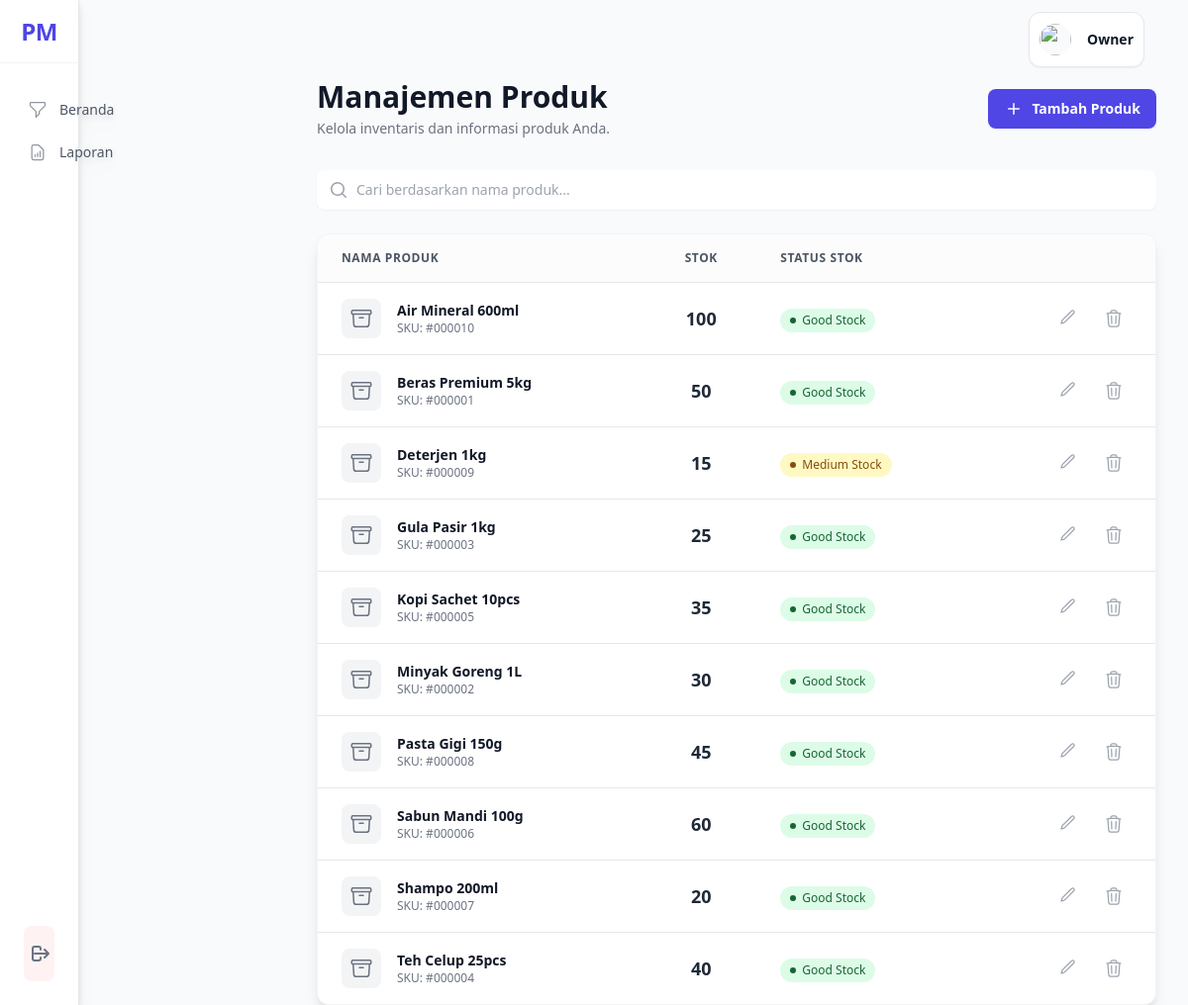
Page /pages/products.php (signed in) on the committed database.
### tables this page shows
CREATE TABLE IF NOT EXISTS pengguna (
    id_pengguna INT PRIMARY KEY AUTO_INCREMENT,
    nama VARCHAR(30) NOT NULL,
    jabatan VARCHAR(30) NOT NULL CHECK (jabatan IN ('Admin', 'Owner')),
    email VARCHAR(30) UNIQUE NOT NULL,
    password VARCHAR(255) NOT NULL,
    created_at TIMESTAMP DEFAULT CURRENT_TIMESTAMP,
    updated_at TIMESTAMP DEFAULT CURRENT_TIMESTAMP
);

CREATE TABLE IF NOT EXISTS barang (
    kode_barang INT PRIMARY KEY AUTO_INCREMENT,
    nama_barang VARCHAR(30) NOT NULL,
    stok INT NOT NULL DEFAULT 0 CHECK (stok >= 0),
    created_at TIMESTAMP DEFAULT CURRENT_TIMESTAMP,
    updated_at TIMESTAMP DEFAULT CURRENT_TIMESTAMP
);

### includes/functions.php (called while the page is built, shortened)
<?php
class Database
{
    private $host = DB_HOST;
    private $db_name = DB_NAME;
    private $username = DB_USER;
    private $password = DB_PASS;
    public function getConnection()
    {
        $this->conn = null;
        try {
            if ($this->host === 'localhost' || $this->host === '127.0.0.1') {
                $dsn = "mysql:unix_socket=/Applications/XAMPP/xamppfiles/var/mysql/mysql.sock;dbname=" . $this->db_name;
            } else {
                $dsn = "mysql:host=" . $this->host . ";dbname=" . $this->db_name;
            }
            $this->conn = new PDO($dsn, $this->username, $this->password);
            $this->conn->exec("set names utf8");
            $this->conn->setAttribute(PDO::ATTR_ERRMODE, PDO::ERRMODE_EXCEPTION);
        } catch (PDOException $exception) {
            echo "Connection error: " . $exception->getMessage();
        }
        return $this->conn;
    }
}
function isLoggedIn()
{
    return isset($_SESSION['user_id']) && !empty($_SESSION['user_id']);
}
function getCurrentUser()
{
    $database = new Database();
    $db = $database->getConnection();
    $query = "SELECT id_pengguna, nama, jabatan, email FROM pengguna WHERE id_pengguna = :id";
    $stmt = $db->prepare($query);
    $stmt->bindParam(':id', $_SESSION['user_id']);
    $stmt->execute();
    return $stmt->fetch(PDO::FETCH_ASSOC);
}

### pages/products.php (the view, shortened to what this page needs)
<?php
require_once dirname(__DIR__) . '/includes/functions.php';
$database = new Database();
$db = $database->getConnection();
$query = "SELECT
            kode_barang,
            nama_barang,
            stok,
            CASE
                WHEN stok <= 5 THEN 'Low Stock'
                WHEN stok <= 15 THEN 'Medium Stock'
                ELSE 'Good Stock'
            END as stock_status
          FROM barang
          ORDER BY nama_barang ASC";
$stmt = $db->prepare($query);
$stmt->execute();
$products = $stmt->fetchAll(PDO::FETCH_ASSOC);
include dirname(__DIR__) . '/components/header.php';
?>
<div class="fade-in">
    <div class="mb-8 flex items-center justify-between">
        <div>
            <h1 class="text-3xl font-bold text-gray-900">Manajemen Produk</h1>
            <p class="mt-1 text-sm text-gray-500">Kelola inventaris dan informasi produk Anda.</p>
        </div>
        <button onclick="openAddModal()" class="inline-flex items-center gap-x-2 rounded-lg bg-indigo-600 px-4 py-2.5 text-sm font-semibold text-white shadow-sm hover:bg-indigo-700 transition-colors duration-200 focus:outline-none focus:ring-2 focus:ring-indigo-500 focus:ring-offset-2">
            <svg class="h-5 w-5" viewBox="0 0 20 20" fill="currentColor"><path d="M10.75 4.75a.75.75 0 00-1.5 0v4.5h-4.5a.75.75 0 000 1.5h4.5v4.5a.75.75 0 001.5 0v-4.5h4.5a.75.75 0 000-1.5h-4.5v-4.5z" /></svg>
            <span>Tambah Produk</span>
        </button>
    </div>
    <div class="mb-6">
        <div class="relative"><div class="pointer-events-none absolute inset-y-0 left-0 flex items-center pl-3"></div><input type="text" id="searchInput" placeholder="Cari berdasarkan nama produk..." class="block w-full rounded-lg border-gray-300 py-2.5 pl-10 pr-3 shadow-sm focus:border-indigo-500 focus:ring-indigo-500 sm:text-sm"></div>
    </div>
    <div class="bg-white shadow-lg rounded-xl border border-gray-100 overflow-hidden">
        <table class="min-w-full"><thead class="bg-gray-50/50"><tr class="border-b border-gray-200"><th scope="col" class="px-6 py-4 text-left text-xs font-semibold text-gray-600 uppercase tracking-wider">Nama Produk</th><th scope="col" class="px-6 py-4 text-center text-xs font-semibold text-gray-600 uppercase tracking-wider">Stok</th><th scope="col" class="px-6 py-4 text-left text-xs font-semibold text-gray-600 uppercase tracking-wider">Status Stok</th><th scope="col" class="relative px-6 py-3"><span class="sr-only">Aksi</span></th></tr></thead>
            <tbody id="productsTableBody" class="divide-y divide-gray-200">
                <?php if (empty($products)): ?>
                    <tr class="product-row"><td colspan="4" class="px-6 py-16 text-center"><div class="flex flex-col items-center"><svg class="h-12 w-12 text-gray-400 mb-3" fill="none" viewBox="0 0 24 24" stroke="currentColor"><path stroke-linecap="round" stroke-linejoin="round" stroke-width="2" d="M20.25 7.5l-.625 10.632a2.25 2.25 0 01-2.247 2.118H6.622a2.25 2.25 0 01-2.247-2.118L3.75 7.5M10 11.25h4M3.375 7.5h17.25c.621 0 1.125-.504 1.125-1.125v-1.5c0-.621-.504-1.125-1.125-1.125H3.375c-.621 0-1.125.504-1.125 1.125v1.5c0 .621.504 1.125 1.125 1.125z" /></svg><h3 class="text-lg font-semibold text-gray-800">Produk tidak ditemukan</h3><p class="mt-1 text-sm text-gray-500">Silakan tambahkan produk baru untuk memulai.</p></div></td></tr>
                <?php else: ?>
                    <?php foreach ($products as $product): ?>
                        <tr class="product-row hover:bg-gray-50/50 transition-colors duration-200" data-name="<?php echo strtolower(htmlspecialchars($product['nama_barang'])); ?>">
                            <td class="px-6 py-4 whitespace-nowrap"><div class="flex items-center"><div class="flex-shrink-0 h-10 w-10 bg-gray-100 rounded-lg flex items-center justify-center"></div><div class="ml-4"><div class="text-sm font-semibold text-gray-900"><?php echo htmlspecialchars($product['nama_barang']); ?></div><div class="text-xs text-gray-500">SKU: #<?php echo str_pad($product['kode_barang'], 6, '0', STR_PAD_LEFT); ?></div></div></div></td>
                            <td class="px-6 py-4 whitespace-nowrap text-center"><div class="text-lg font-bold text-gray-800"><?php echo $product['stok']; ?></div></td>
                            <td class="px-6 py-4 whitespace-nowrap"><?php
                                $statusClass = '';
                                if ($product['stock_status'] === 'Low Stock') $statusClass = 'bg-red-100 text-red-800';
                                elseif ($product['stock_status'] === 'Medium Stock') $statusClass = 'bg-yellow-100 text-yellow-800';
                                else $statusClass = 'bg-green-100 text-green-800';
                                ?><span class="inline-flex items-center gap-x-1.5 rounded-full px-2.5 py-1 text-xs font-medium <?php echo $statusClass; ?>"><svg class="h-1.5 w-1.5 fill-current" viewBox="0 0 6 6"><circle cx="3" cy="3" r="3" /></svg><?php echo $product['stock_status']; ?></span></td>
                            <td class="px-6 py-4 whitespace-nowrap text-right text-sm font-medium space-x-2">
                                <button onclick='openEditModal(<?php echo htmlspecialchars(json_encode($product, JSON_HEX_APOS | JSON_HEX_QUOT)); ?>)' class="p-2 rounded-full text-gray-400 hover:bg-gray-200 hover:text-gray-700" title="Edit Produk"><svg class="h-5 w-5" fill="none" viewBox="0 0 24 24" stroke-width="1.5" stroke="currentColor"><path stroke-linecap="round" stroke-linejoin="round" d="M16.862 4.487l1.687-1.688a1.875 1.875 0 112.652 2.652L10.582 16.07a4.5 4.5 0 01-1.897 1.13L6 18l.8-2.685a4.5 4.5 0 011.13-1.897l8.932-8.931z" /></svg></button>
                                <button onclick='confirmDelete(<?php echo $product["kode_barang"]; ?>, "<?php echo htmlspecialchars(addslashes($product['nama_barang'])); ?>")' class="p-2 rounded-full text-gray-400 hover:bg-red-100 hover:text-red-600" title="Hapus Produk"></button>
                            </td>
                        </tr>
                    <?php endforeach; ?>
                <?php endif; ?>
            </tbody>
        </table>
    </div>
</div>
<?php
include dirname(__DIR__) . '/components/footer.php';
?>

### components/header.php (shortened to what this page needs)
<!DOCTYPE html>
<html lang="id" class="h-full bg-gray-50">
<head>
    <script src="https://cdn.tailwindcss.com"></script>
    <link rel="stylesheet" href="<?php echo BASE_URL; ?>/assets/css/custom.css">
    <link rel="stylesheet" href="<?php echo BASE_URL; ?>/assets/css/style.css">
    <link rel="stylesheet" href="<?php echo BASE_URL; ?>/assets/css/header.css">
    <link rel="stylesheet" href="<?php echo BASE_URL; ?>/assets/css/navigation.css">
</head>
<body class="h-full">
    <div x-data="{ sidebarOpen: false }" class="min-h-full">
        <?php if (isLoggedIn()): ?>
                                <?php include __DIR__ . '/navigation.php'; ?>
            <aside class="hidden lg:fixed lg:inset-y-0 lg:z-50 lg:flex lg:w-20 xl:w-64 lg:flex-col bg-white border-r border-gray-200 drop-shadow-lg">
                <div class="flex flex-col h-full">
                    <div class="flex items-center justify-center h-16 border-b border-gray-100">
                        <span class="text-2xl font-extrabold text-indigo-600 tracking-tight xl:hidden block">PM</span>
                    </div>
                    <nav class="flex-1 flex flex-col py-4 px-2 xl:px-4 gap-y-2">
                        <?php include __DIR__ . '/navigation.php'; ?>
                    </nav>
                    <div class="mt-auto p-2 m-6 rounded-lg flex flex-col items-center xl:items-center bg-red-50">
                        <a href="<?php echo BASE_URL; ?>/auth/logout.php" class="flex items-center text-center justify-center gap-1 px-3 py-2 rounded-lg text-gray-500  hover:text-red-600 transition w-12 xl:w-32">
                            <svg class="h-6 w-6 mx-auto" fill="none" stroke="currentColor" stroke-width="2" viewBox="0 0 24 24">
                                <path stroke-linecap="round" stroke-linejoin="round" d="M17 16l4-4m0 0l-4-4m4 4H7m6 4v1a2 2 0 01-2 2H7a2 2 0 01-2-2V7a2 2 0 012-2h4a2 2 0 012 2v1" />
                            </svg>
                        </a>
                    </div>
                </div>
            </aside>
            <div class="lg:pl-72">
                <div class="sticky top-0 z-40 flex h-20 shrink-0 items-center gap-x-4 px-4 sm:gap-x-6 sm:px-6 lg:px-8">
                    <div class="flex flex-1 gap-x-4 self-stretch lg:gap-x-6">
                        <div class="relative flex flex-1">
                        </div>
                        <div class="flex items-center gap-x-2 lg:gap-x-4 bg-white border border-gray-200 rounded-xl shadow-sm p-2.5 text-gray-300 backdrop-blur-md  m-3">
                            <div class="relative" x-data="{ open: false }">
                                <button @click="open = !open" type="button" class="-m-1.5 flex items-center p-1.5">
                                    <img class="h-8 w-8 rounded-full bg-gray-50" src="https://images.unsplash.com/photo-1472099645785-5658abf4ff4e?ixlib=rb-1.2.1&ixid=eyJhcHBfaWQiOjEyMDd9&auto=format&fit=facearea&facepad=2&w=256&h=256&q=80" alt="">
                                    <span class="hidden lg:flex lg:items-center">
                                        <span class="ml-4 text-sm font-semibold leading-6 text-gray-900" aria-hidden="true"><?php echo htmlspecialchars(getCurrentUser()['nama']); ?></span>
                                    </span>
                                </button>
                            </div>
                        </div>
                    </div>
                </div>
                <main>
                    <div class="px-4 sm:px-6 lg:px-8">
                    <?php else: ?>
                        <main class="flex min-h-full flex-col justify-center py-12 sm:px-6 lg:px-8">
                            <div class="sm:mx-auto sm:w-full sm:max-w-md">
                            <?php endif; ?>

### assets/css/style.css (style rules this page uses)
.fade-in { animation: fadeIn 0.5s ease-in; }
html { scroll-behavior: smooth; }

### assets/css/navigation.css (style rules this page uses)
:root { --nav-primary: #4F46E5; --nav-primary-light: #6366F1; --nav-hover-bg: rgba(99, 102, 241, 0.04); --nav-active-bg: rgba(79, 70, 229, 0.1); --nav-text: #4B5563; --nav-text-light: #6B7280; }

### rows in the picture
pengguna: nama "Owner"
barang: nama_barang "Air Mineral 600ml", kode_barang "000010", stok "100", stock_status "Good Stock"
barang: nama_barang "Beras Premium 5kg", kode_barang "000001", stok "50", stock_status "Good Stock"
barang: nama_barang "Deterjen 1kg", kode_barang "000009", stok "15", stock_status "Medium Stock"
barang: nama_barang "Gula Pasir 1kg", kode_barang "000003", stok "25", stock_status "Good Stock"
barang: nama_barang "Kopi Sachet 10pcs", kode_barang "000005", stok "35", stock_status "Good Stock"
barang: nama_barang "Minyak Goreng 1L", kode_barang "000002", stok "30", stock_status "Good Stock"
barang: nama_barang "Pasta Gigi 150g", kode_barang "000008", stok "45", stock_status "Good Stock"
barang: nama_barang "Sabun Mandi 100g", kode_barang "000006", stok "60", stock_status "Good Stock"
barang: nama_barang "Shampo 200ml", kode_barang "000007", stok "20", stock_status "Good Stock"
barang: nama_barang "Teh Celup 25pcs", kode_barang "000004", stok "40", stock_status "Good Stock"

### other values in the picture
$item['name'] "Beranda"
$item['name'] "Laporan"
